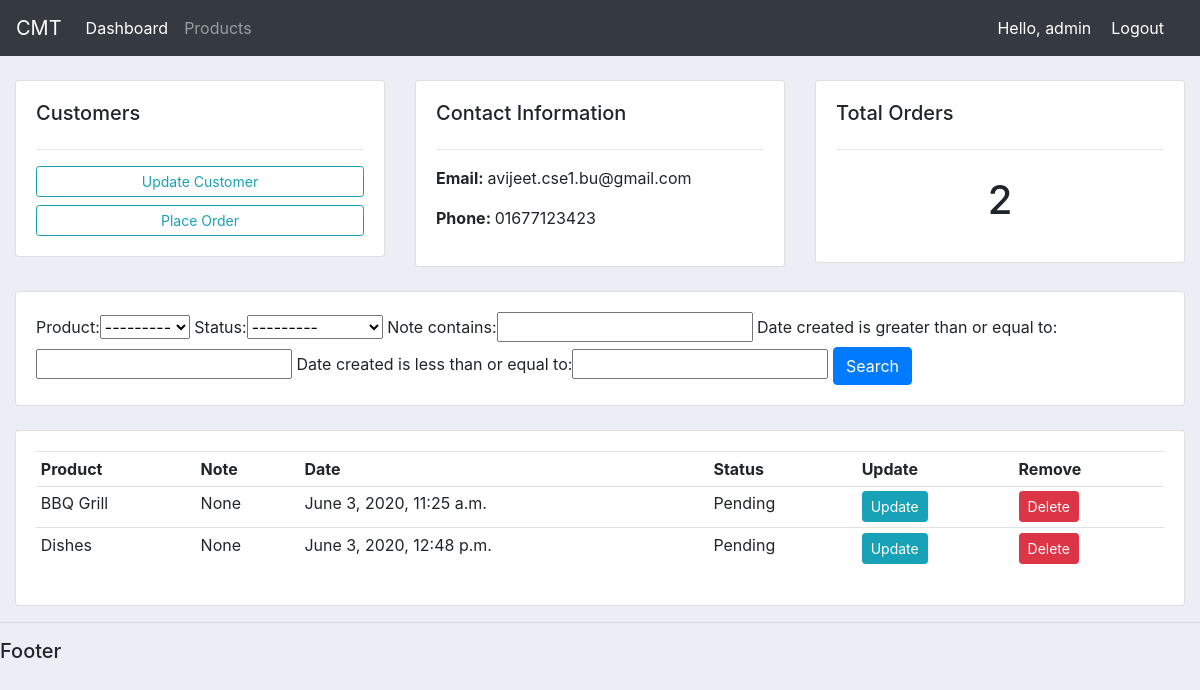
Page /customer/1 (signed in) on the committed database.
### accounts/models.py (models this page shows, shortened)
class Customer(models.Model):
    name = models.CharField(max_length=200, null=True)
    phone = models.CharField(max_length=200, null=True)
    email = models.EmailField(max_length=200, null=True)
    date_created = models.DateTimeField(auto_now_add=True, null=True)

class Order(models.Model):
    STATUS = (
        ('Pending', 'Pending'),
        ('Out of Delivery', 'Out of Delivery'),
        ('Delivered', 'Delivered'),
    )
    customer = models.ForeignKey(Customer, null=True, on_delete=models.SET_NULL)
    product = models.ForeignKey(Product, null=True, on_delete=models.SET_NULL)
    date_created = models.DateTimeField(auto_now_add=True, null=True)
    status = models.CharField(max_length=200, null=True, choices=STATUS)
    note = models.CharField(max_length=1000, null=True)

class Product(models.Model):
    CATEGORY = (
        ('Indoor', 'Indoor'),
        ('Outdoor', 'Outdoor'),
    )
    name = models.CharField(max_length=200, null=True)
    price = models.FloatField(null=True)
    category = models.CharField(max_length=200, null=True, choices=CATEGORY)
    description = models.CharField(max_length=200, null=True, blank=True)
    date_created = models.DateTimeField(auto_now_add=True, null=True)
    tags = models.ManyToManyField(Tag)
    def __str__(self):
        return self.name

### accounts/decorators.py (the view)
        def wrapper_func(request, *args, **kwargs):
            group = None
            if request.user.groups.exists():
                group= request.user.groups.all()[0].name
            if group in allowed_roles:
                return view_func(request, *args, **kwargs)
            else:
                return HttpResponse("You are not authorized in this page")

### accounts/views.py (called while the page is built)
@login_required(login_url='login')
@allowed_users(allowed_roles=['admin'])
def customer(request, id):
    customer = Customer.objects.get(id=id)
    orders = customer.order_set.all()
    total_order = orders.count()
    myFilter = OrderFilter(request.GET, queryset=orders)
    orders = myFilter.qs
    context = {
        'customer': customer,
        'orders': orders,
        'total_order': total_order,
        'myFilter': myFilter,
    }
    return render(request, 'accounts/customer.html', context)

### templates/accounts/customer.html
{% extends 'main.html' %}
{% block content %}
<br>
<div class="row">
    <div class="col-md">
        <div class="card card-body">
            <h5>Customers</h5><hr>
            <a href="#" class="btn btn-outline-info btn-sm btn-block">Update Customer</a>
            <a href="{% url 'create-order' customer.id %}" class="btn btn-outline-info btn-sm btn-block">Place Order</a>
        </div>
    </div>
    <div class="col-md">
        <div class="card card-body">
            <h5>Contact Information</h5><hr>
            <p><b>Email: </b>{{ customer.email }}</p>
            <p><b>Phone: </b>{{ customer.phone }}</p>
        </div>
    </div>
    <div class="col-md">
        <div class="card card-body">
            <h5>Total Orders</h5><hr>
            <h1 style="text-align: center; padding: 10px">{{ total_order }}</h1>
        </div>
    </div>
</div> <br>
<div class="row">
    <div class="col">
        <div class="card card-body">
            <form action="" method="get">
                {{ myFilter.form }}
                <button class="btn btn-primary" type="submit">Search</button>
            </form>
        </div>
    </div>
</div>
<br>
<div class="row">
    <div class="col">
        <div class="card card-body">
            <table class="table table-sm">
                <tr>
                    <th>Product</th>
                    <th>Note</th>
                    <th>Date</th>
                    <th>Status</th>
                    <th>Update</th>
                    <th>Remove</th>
                </tr>
                {% for order in orders %}
                    <tr>
                        <td>{{ order.product }}</td>
                        <td>{{ order.note }}</td>
                        <td>{{ order.date_created }}</td>
                        <td>{{ order.status }}</td>
                        <td><a class="btn btn-sm btn-info" href="{% url 'update-order' order.id %}">Update</a></td>
                        <td><a class="btn btn-sm btn-danger" href="{% url 'delete-order' order.id %}">Delete</a></td>
                    </tr>
                {% endfor %}
            </table>
        </div>
    </div>
</div>
{% endblock %}

### templates/navbar.html (shortened to what this page needs)
<nav class="navbar navbar-expand-lg navbar-dark bg-dark">
    <a class="navbar-brand" href="{% url 'home' %}">CMT</a>
    <div class="collapse navbar-collapse" id="navbarNav">
      <ul class="navbar-nav">
        {% if request.user.is_staff %}
        <li class="nav-item active">
          <a class="nav-link" href="{% url 'home' %}">Dashboard <span class="sr-only">(current)</span></a>
        </li>
        <li class="nav-item">
          <a class="nav-link" href="{% url 'products' %}">Products</a>
        </li>
        {% endif %}
      </ul>
    </div>
    <span class="hello-msg">Hello, {{ request.user }}</span>
    <span><a class="hello-msg" href="{% url 'logout' %}">Logout</a></span>
  </nav>

### static/css/main.css (style rules this page uses)
body { background-color: #ebeff5; }

### templates/navbar.html (style rules this page uses)
.hello-msg { font-size: 16px; color: #fff; margin-right: 20px; }

### rows in the picture
Customer: email "avijeet.cse1.bu@gmail.com", phone "01677123423"
Order: product "BBQ Grill", note "None", date_created "June 3, 2020, 11:25 a.m.", status "Pending"
Order: product "Dishes", note "None", date_created "June 3, 2020, 12:48 p.m.", status "Pending"

### other values in the picture
{{ request.user }} "admin"
{{ total_order }} "2"
